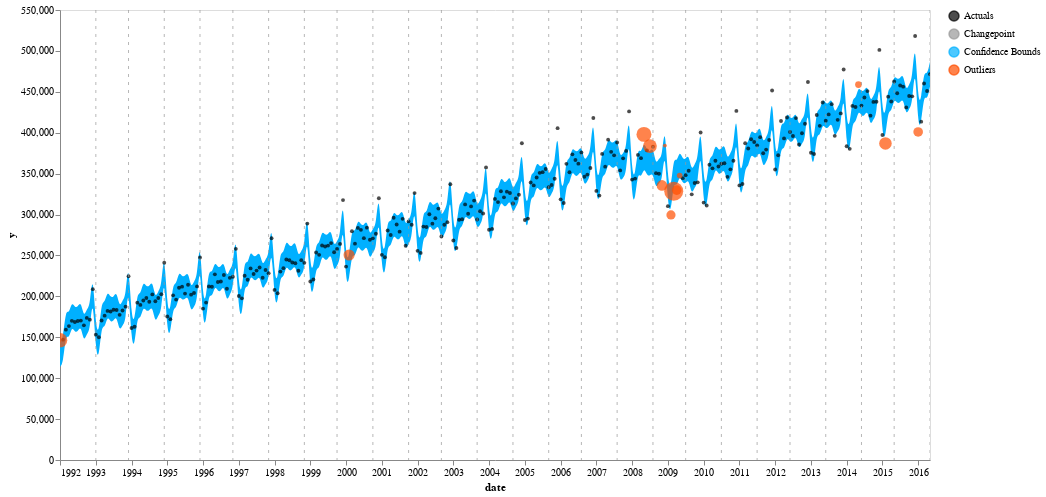

Notebook code for this chart:
### Markdown cell above
## Detect Anomalies & Plot Results

Behind the scenes, .detect_anomalies() fits Prophet's modeling pipeline to create trend curves and 95% confidence intervals that can be used to detect unusual behavior.

### Code cell
detector.detect_anomalies()
detector.plot_anomalies()

### Figure 1 — Vega-Lite specification as saved in the notebook (floating-point values rounded to 4 significant figures; data arrays with more than 128 entries replaced by an {"elided": "..."} marker saying what was removed)
{"config": {"view": {"continuousWidth": 400, "continuousHeight": 300}, "axis": {"grid": false}}, "layer": [{"data": {"name": "data-ac591ed927653dc87f5265ffe46d5e03"}, "mark": {"type": "area", "interpolate": "basis"}, "encoding": {"color": {"type": "nominal", "field": "name", "legend": {"title": null}, "scale": {"range": ["#000000", "#999999", "#00b0ff", "#ff4f00"]}}, "tooltip": [{"type": "temporal", "field": "ds"}, {"type": "quantitative", "field": "actuals"}, {"type": "quantitative", "field": "yhat_lower"}, {"type": "quantitative", "field": "yhat_upper"}], "x": {"type": "temporal", "field": "ds", "title": "date"}, "y": {"type": "quantitative", "field": "yhat_upper"}, "y2": {"field": "yhat_lower"}}, "selection": {"selector001": {"type": "interval", "bind": "scales", "encodings": ["x", "y"]}}, "transform": [{"calculate": "\"Confidence Bounds\"", "as": "name"}]}, {"data": {"name": "data-690bc828ee27e055ba507939d94be539"}, "mark": {"type": "circle", "color": "Black", "opacity": 0.7, "size": 15}, "encoding": {"color": {"type": "nominal", "field": "name", "legend": {"title": null}}, "tooltip": [{"type": "temporal", "field": "ds"}, {"type": "quantitative", "field": "actuals"}, {"type": "quantitative", "field": "yhat_lower"}, {"type": "quantitative", "field": "yhat_upper"}], "x": {"type": "temporal", "field": "ds"}, "y": {"type": "quantitative", "field": "actuals", "title": "y"}}, "selection": {"selector002": {"type": "interval", "bind": "scales", "encodings": ["x", "y"]}}, "transform": [{"calculate": "\"Actuals\"", "as": "name"}]}, {"data": {"name": "data-69a7718ee6f44ce8e37f4623eab9bb86"}, "mark": {"type": "circle", "color": "Red", "size": 30}, "encoding": {"color": {"type": "nominal", "field": "name", "legend": {"title": null}}, "size": {"type": "quantitative", "field": "abs_anomaly_score", "legend": null}, "tooltip": [{"type": "temporal", "field": "ds"}, {"type": "quantitative", "field": "actuals"}, {"type": "quantitative", "field": "yhat_lower"}, {"type": "quantitative", "field": "yhat_upper"}, {"type": "quantitative", "field": "anomaly_score"}], "x": {"type": "temporal", "field": "ds"}, "y": {"type": "quantitative", "field": "actuals", "title": "y"}}, "selection": {"selector003": {"type": "interval", "bind": "scales", "encodings": ["x", "y"]}}, "transform": [{"calculate": "\"Outliers\"", "as": "name"}]}, {"data": {"name": "data-ec647059ba91fa6c9e0a24770afab895"}, "mark": {"type": "rule", "color": "lightgray", "size": 0.7, "strokeDash": [3, 5]}, "encoding": {"color": {"type": "nominal", "field": "name", "legend": {"title": null}}, "tooltip": [{"type": "temporal", "field": "ds"}], "x": {"type": "temporal", "field": "ds"}}, "selection": {"selector004": {"type": "interval", "bind": "scales", "encodings": ["x", "y"]}}, "transform": [{"calculate": "\"Changepoint\"", "as": "name"}]}], "height": 450, "width": 870, "$schema": "https://vega.github.io/schema/vega-lite/v4.8.1.json", "datasets": {"data-ac591ed927653dc87f5265ffe46d5e03": {"elided": "293 records"}, "data-690bc828ee27e055ba507939d94be539": {"elided": "280 records"}, "data-69a7718ee6f44ce8e37f4623eab9bb86": [{"ds": "1992-01-01T00:00:00", "trend": 163000.0, "yhat_lower": 114100.0, "yhat_upper": 143300.0, "trend_lower": 163000.0, "trend_upper": 163000.0, "additive_terms": -34250.0, "additive_terms_lower": -34250.0, "additive_terms_upper": -34250.0, "yearly": -34250.0, "yearly_lower": -34250.0, "yearly_upper": -34250.0, "multiplicative_terms": 0.0, "multiplicative_terms_lower": 0.0, "multiplicative_terms_upper": 0.0, "yhat": 128700.0, "actuals": 146376, "anomaly_score": 0.02138, "changepoint_flag": 0, "abs_anomaly_score": 0.02138}, {"ds": "2000-02-01T00:00:00", "trend": 263400.0, "yhat_lower": 218400.0, "yhat_upper": 247500.0, "trend_lower": 263400.0, "trend_upper": 263400.0, "additive_terms": -30490.0, "additive_terms_lower": -30490.0, "additive_terms_upper": -30490.0, "yearly": -30490.0, "yearly_lower": -30490.0, "yearly_upper": -30490.0, "multiplicative_terms": 0.0, "multiplicative_terms_lower": 0.0, "multiplicative_terms_upper": 0.0, "yhat": 233000.0, "actuals": 250580, "anomaly_score": 0.01226, "changepoint_flag": 0, "abs_anomaly_score": 0.01226}, {"ds": "2008-05-01T00:00:00", "trend": 361100.0, "yhat_lower": 358100.0, "yhat_upper": 389200.0, "trend_lower": 361100.0, "trend_upper": 361100.0, "additive_terms": 12470.0, "additive_terms_lower": 12470.0, "additive_terms_upper": 12470.0, "yearly": 12470.0, "yearly_lower": 12470.0, "yearly_upper": 12470.0, "multiplicative_terms": 0.0, "multiplicative_terms_lower": 0.0, "multiplicative_terms_upper": 0.0, "yhat": 373600.0, "actuals": 397969, "anomaly_score": 0.0226, "changepoint_flag": 0, "abs_anomaly_score": 0.0226}, {"ds": "2008-07-01T00:00:00", "trend": 359400.0, "yhat_lower": 347300.0, "yhat_upper": 376400.0, "trend_lower": 359400.0, "trend_upper": 359400.0, "additive_terms": 2452.0, "additive_terms_lower": 2452.0, "additive_terms_upper": 2452.0, "yearly": 2452.0, "yearly_lower": 2452.0, "yearly_upper": 2452.0, "multiplicative_terms": 0.0, "multiplicative_terms_lower": 0.0, "multiplicative_terms_upper": 0.0, "yhat": 361800.0, "actuals": 383686, "anomaly_score": 0.01926, "changepoint_flag": 0, "abs_anomaly_score": 0.01926}, {"ds": "2008-11-01T00:00:00", "trend": 356000.0, "yhat_lower": 339400.0, "yhat_upper": 369000.0, "trend_lower": 356000.0, "trend_upper": 356000.0, "additive_terms": -1433.0, "additive_terms_lower": -1433.0, "additive_terms_upper": -1433.0, "yearly": -1433.0, "yearly_lower": -1433.0, "yearly_upper": -1433.0, "multiplicative_terms": 0.0, "multiplicative_terms_lower": 0.0, "multiplicative_terms_upper": 0.0, "yhat": 354500.0, "actuals": 335571, "anomaly_score": -0.01122, "changepoint_flag": 0, "abs_anomaly_score": 0.01122}, {"ds": "2008-12-01T00:00:00", "trend": 355100.0, "yhat_lower": 384700.0, "yhat_upper": 415000.0, "trend_lower": 355100.0, "trend_upper": 355100.0, "additive_terms": 44470.0, "additive_terms_lower": 44470.0, "additive_terms_upper": 44470.0, "yearly": 44470.0, "yearly_lower": 44470.0, "yearly_upper": 44470.0, "multiplicative_terms": 0.0, "multiplicative_terms_lower": 0.0, "multiplicative_terms_upper": 0.0, "yhat": 399600.0, "actuals": 384286, "anomaly_score": -0.001166, "changepoint_flag": 0, "abs_anomaly_score": 0.001166}, {"ds": "2009-02-01T00:00:00", "trend": 353400.0, "yhat_lower": 302000.0, "yhat_upper": 331000.0, "trend_lower": 353400.0, "trend_upper": 353400.0, "additive_terms": -36610.0, "additive_terms_lower": -36610.0, "additive_terms_upper": -36610.0, "yearly": -36610.0, "yearly_lower": -36610.0, "yearly_upper": -36610.0, "multiplicative_terms": 0.0, "multiplicative_terms_lower": 0.0, "multiplicative_terms_upper": 0.0, "yhat": 316800.0, "actuals": 299488, "anomaly_score": -0.008251, "changepoint_flag": 0, "abs_anomaly_score": 0.008251}, {"ds": "2009-03-01T00:00:00", "trend": 352600.0, "yhat_lower": 341100.0, "yhat_upper": 370900.0, "trend_lower": 352600.0, "trend_upper": 352600.0, "additive_terms": 2781.0, "additive_terms_lower": 2781.0, "additive_terms_upper": 2781.0, "yearly": 2781.0, "yearly_lower": 2781.0, "yearly_upper": 2781.0, "multiplicative_terms": 0.0, "multiplicative_terms_lower": 0.0, "multiplicative_terms_upper": 0.0, "yhat": 355400.0, "actuals": 328568, "anomaly_score": -0.03668, "changepoint_flag": 0, "abs_anomaly_score": 0.03668}, {"ds": "2009-04-01T00:00:00", "trend": 351800.0, "yhat_lower": 332900.0, "yhat_upper": 363500.0, "trend_lower": 351800.0, "trend_upper": 351800.0, "additive_terms": -3615.0, "additive_terms_lower": -3615.0, "additive_terms_upper": -3615.0, "yearly": -3615.0, "yearly_lower": -3615.0, "yearly_upper": -3615.0, "multiplicative_terms": 0.0, "multiplicative_terms_lower": 0.0, "multiplicative_terms_upper": 0.0, "yhat": 348200.0, "actuals": 329866, "anomaly_score": -0.009114, "changepoint_flag": 0, "abs_anomaly_score": 0.009114}, {"ds": "2009-05-01T00:00:00", "trend": 350900.0, "yhat_lower": 348800.0, "yhat_upper": 378500.0, "trend_lower": 350900.0, "trend_upper": 350900.0, "additive_terms": 12360.0, "additive_terms_lower": 12360.0, "additive_terms_upper": 12360.0, "yearly": 12360.0, "yearly_lower": 12360.0, "yearly_upper": 12360.0, "multiplicative_terms": 0.0, "multiplicative_terms_lower": 0.0, "multiplicative_terms_upper": 0.0, "yhat": 363300.0, "actuals": 347768, "anomaly_score": -0.002871, "changepoint_flag": 0, "abs_anomaly_score": 0.002871}, {"ds": "2014-05-01T00:00:00", "trend": 430000.0, "yhat_lower": 427900.0, "yhat_upper": 456900.0, "trend_lower": 430000.0, "trend_upper": 430000.0, "additive_terms": 12270.0, "additive_terms_lower": 12270.0, "additive_terms_upper": 12270.0, "yearly": 12270.0, "yearly_lower": 12270.0, "yearly_upper": 12270.0, "multiplicative_terms": 0.0, "multiplicative_terms_lower": 0.0, "multiplicative_terms_upper": 0.0, "yhat": 442300.0, "actuals": 458822, "anomaly_score": 0.004161, "changepoint_flag": 0, "abs_anomaly_score": 0.004161}, {"ds": "2015-02-01T00:00:00", "trend": 441000.0, "yhat_lower": 393100.0, "yhat_upper": 422800.0, "trend_lower": 441000.0, "trend_upper": 441000.0, "additive_terms": -32530.0, "additive_terms_lower": -32530.0, "additive_terms_upper": -32530.0, "yearly": -32530.0, "yearly_lower": -32530.0, "yearly_upper": -32530.0, "multiplicative_terms": 0.0, "multiplicative_terms_lower": 0.0, "multiplicative_terms_upper": 0.0, "yhat": 408500.0, "actuals": 386935, "anomaly_score": -0.01577, "changepoint_flag": 0, "abs_anomaly_score": 0.01577}, {"ds": "2016-01-01T00:00:00", "trend": 454300.0, "yhat_lower": 404600.0, "yhat_upper": 435400.0, "trend_lower": 454300.0, "trend_upper": 454300.0, "additive_terms": -34250.0, "additive_terms_lower": -34250.0, "additive_terms_upper": -34250.0, "yearly": -34250.0, "yearly_lower": -34250.0, "yearly_upper": -34250.0, "multiplicative_terms": 0.0, "multiplicative_terms_lower": 0.0, "multiplicative_terms_upper": 0.0, "yhat": 420100.0, "actuals": 400928, "anomaly_score": -0.009114, "changepoint_flag": 0, "abs_anomaly_score": 0.009114}], "data-ec647059ba91fa6c9e0a24770afab895": [{"ds": "1993-01-01T00:00:00", "trend": 175300.0, "yhat_lower": 130300.0, "yhat_upper": 160500.0, "trend_lower": 175300.0, "trend_upper": 175300.0, "additive_terms": -29930.0, "additive_terms_lower": -29930.0, "additive_terms_upper": -29930.0, "yearly": -29930.0, "yearly_lower": -29930.0, "yearly_upper": -29930.0, "multiplicative_terms": 0.0, "multiplicative_terms_lower": 0.0, "multiplicative_terms_upper": 0.0, "yhat": 145400.0, "actuals": 153221, "anomaly_score": 0.0, "changepoint_flag": 1, "abs_anomaly_score": 0.0}, {"ds": "1993-12-01T00:00:00", "trend": 186600.0, "yhat_lower": 219000.0, "yhat_upper": 249200.0, "trend_lower": 186600.0, "trend_upper": 186600.0, "additive_terms": 46610.0, "additive_terms_lower": 46610.0, "additive_terms_upper": 46610.0, "yearly": 46610.0, "yearly_lower": 46610.0, "yearly_upper": 46610.0, "multiplicative_terms": 0.0, "multiplicative_terms_lower": 0.0, "multiplicative_terms_upper": 0.0, "yhat": 233200.0, "actuals": 224540, "anomaly_score": 0.0, "changepoint_flag": 1, "abs_anomaly_score": 0.0}, {"ds": "1994-12-01T00:00:00", "trend": 199000.0, "yhat_lower": 230800.0, "yhat_upper": 261700.0, "trend_lower": 199000.0, "trend_upper": 199000.0, "additive_terms": 48730.0, "additive_terms_lower": 48730.0, "additive_terms_upper": 48730.0, "yearly": 48730.0, "yearly_lower": 48730.0, "yearly_upper": 48730.0, "multiplicative_terms": 0.0, "multiplicative_terms_lower": 0.0, "multiplicative_terms_upper": 0.0, "yhat": 247700.0, "actuals": 241111, "anomaly_score": 0.0, "changepoint_flag": 1, "abs_anomaly_score": 0.0}, {"ds": "1995-12-01T00:00:00", "trend": 211300.0, "yhat_lower": 247400.0, "yhat_upper": 276400.0, "trend_lower": 211300.0, "trend_upper": 211300.0, "additive_terms": 50820.0, "additive_terms_lower": 50820.0, "additive_terms_upper": 50820.0, "yearly": 50820.0, "yearly_lower": 50820.0, "yearly_upper": 50820.0, "multiplicative_terms": 0.0, "multiplicative_terms_lower": 0.0, "multiplicative_terms_upper": 0.0, "yhat": 262100.0, "actuals": 247491, "anomaly_score": 0.0, "changepoint_flag": 1, "abs_anomaly_score": 0.0}, {"ds": "1996-11-01T00:00:00", "trend": 222700.0, "yhat_lower": 207500.0, "yhat_upper": 235500.0, "trend_lower": 222700.0, "trend_upper": 222700.0, "additive_terms": -1433.0, "additive_terms_lower": -1433.0, "additive_terms_upper": -1433.0, "yearly": -1433.0, "yearly_lower": -1433.0, "yearly_upper": -1433.0, "multiplicative_terms": 0.0, "multiplicative_terms_lower": 0.0, "multiplicative_terms_upper": 0.0, "yhat": 221200.0, "actuals": 223953, "anomaly_score": 0.0, "changepoint_flag": 1, "abs_anomaly_score": 0.0}, {"ds": "1997-11-01T00:00:00", "trend": 235100.0, "yhat_lower": 218000.0, "yhat_upper": 248600.0, "trend_lower": 235100.0, "trend_upper": 235100.0, "additive_terms": -1910.0, "additive_terms_lower": -1910.0, "additive_terms_upper": -1910.0, "yearly": -1910.0, "yearly_lower": -1910.0, "yearly_upper": -1910.0, "multiplicative_terms": 0.0, "multiplicative_terms_lower": 0.0, "multiplicative_terms_upper": 0.0, "yhat": 233200.0, "actuals": 228284, "anomaly_score": 0.0, "changepoint_flag": 1, "abs_anomaly_score": 0.0}, {"ds": "1998-11-01T00:00:00", "trend": 247700.0, "yhat_lower": 229900.0, "yhat_upper": 260000.0, "trend_lower": 247700.0, "trend_upper": 247700.0, "additive_terms": -2335.0, "additive_terms_lower": -2335.0, "additive_terms_upper": -2335.0, "yearly": -2335.0, "yearly_lower": -2335.0, "yearly_upper": -2335.0, "multiplicative_terms": 0.0, "multiplicative_terms_lower": 0.0, "multiplicative_terms_upper": 0.0, "yhat": 245400.0, "actuals": 240991, "anomaly_score": 0.0, "changepoint_flag": 1, "abs_anomaly_score": 0.0}, {"ds": "1999-10-01T00:00:00", "trend": 259200.0, "yhat_lower": 238500.0, "yhat_upper": 268600.0, "trend_lower": 259200.0, "trend_upper": 259200.0, "additive_terms": -6010.0, "additive_terms_lower": -6010.0, "additive_terms_upper": -6010.0, "yearly": -6010.0, "yearly_lower": -6010.0, "yearly_upper": -6010.0, "multiplicative_terms": 0.0, "multiplicative_terms_lower": 0.0, "multiplicative_terms_upper": 0.0, "yhat": 253200.0, "actuals": 258040, "anomaly_score": 0.0, "changepoint_flag": 1, "abs_anomaly_score": 0.0}, {"ds": "2000-10-01T00:00:00", "trend": 271800.0, "yhat_lower": 255500.0, "yhat_upper": 283900.0, "trend_lower": 271800.0, "trend_upper": 271800.0, "additive_terms": -2353.0, "additive_terms_lower": -2353.0, "additive_terms_upper": -2353.0, "yearly": -2353.0, "yearly_lower": -2353.0, "yearly_upper": -2353.0, "multiplicative_terms": 0.0, "multiplicative_terms_lower": 0.0, "multiplicative_terms_upper": 0.0, "yhat": 269500.0, "actuals": 270899, "anomaly_score": 0.0, "changepoint_flag": 1, "abs_anomaly_score": 0.0}, {"ds": "2001-10-01T00:00:00", "trend": 284200.0, "yhat_lower": 265200.0, "yhat_upper": 295200.0, "trend_lower": 284200.0, "trend_upper": 284200.0, "additive_terms": -3582.0, "additive_terms_lower": -3582.0, "additive_terms_upper": -3582.0, "yearly": -3582.0, "yearly_lower": -3582.0, "yearly_upper": -3582.0, "multiplicative_terms": 0.0, "multiplicative_terms_lower": 0.0, "multiplicative_terms_upper": 0.0, "yhat": 280600.0, "actuals": 291596, "anomaly_score": 0.0, "changepoint_flag": 1, "abs_anomaly_score": 0.0}, {"ds": "2002-09-01T00:00:00", "trend": 295500.0, "yhat_lower": 267200.0, "yhat_upper": 296700.0, "trend_lower": 295500.0, "trend_upper": 295500.0, "additive_terms": -13150.0, "additive_terms_lower": -13150.0, "additive_terms_upper": -13150.0, "yearly": -13150.0, "yearly_lower": -13150.0, "yearly_upper": -13150.0, "multiplicative_terms": 0.0, "multiplicative_terms_lower": 0.0, "multiplicative_terms_upper": 0.0, "yhat": 282300.0, "actuals": 273189, "anomaly_score": 0.0, "changepoint_flag": 1, "abs_anomaly_score": 0.0}, {"ds": "2003-09-01T00:00:00", "trend": 307900.0, "yhat_lower": 281100.0, "yhat_upper": 308600.0, "trend_lower": 307900.0, "trend_upper": 307900.0, "additive_terms": -13660.0, "additive_terms_lower": -13660.0, "additive_terms_upper": -13660.0, "yearly": -13660.0, "yearly_lower": -13660.0, "yearly_upper": -13660.0, "multiplicative_terms": 0.0, "multiplicative_terms_lower": 0.0, "multiplicative_terms_upper": 0.0, "yhat": 294200.0, "actuals": 293890, "anomaly_score": 0.0, "changepoint_flag": 1, "abs_anomaly_score": 0.0}, {"ds": "2004-09-01T00:00:00", "trend": 326100.0, "yhat_lower": 299400.0, "yhat_upper": 328500.0, "trend_lower": 326100.0, "trend_upper": 326100.0, "additive_terms": -12200.0, "additive_terms_lower": -12200.0, "additive_terms_upper": -12200.0, "yearly": -12200.0, "yearly_lower": -12200.0, "yearly_upper": -12200.0, "multiplicative_terms": 0.0, "multiplicative_terms_lower": 0.0, "multiplicative_terms_upper": 0.0, "yhat": 313900.0, "actuals": 313524, "anomaly_score": 0.0, "changepoint_flag": 1, "abs_anomaly_score": 0.0}, {"ds": "2005-09-01T00:00:00", "trend": 344300.0, "yhat_lower": 317000.0, "yhat_upper": 346500.0, "trend_lower": 344300.0, "trend_upper": 344300.0, "additive_terms": -12670.0, "additive_terms_lower": -12670.0, "additive_terms_upper": -12670.0, "yearly": -12670.0, "yearly_lower": -12670.0, "yearly_upper": -12670.0, "multiplicative_terms": 0.0, "multiplicative_terms_lower": 0.0, "multiplicative_terms_upper": 0.0, "yhat": 331600.0, "actuals": 333289, "anomaly_score": 0.0, "changepoint_flag": 1, "abs_anomaly_score": 0.0}, {"ds": "2006-08-01T00:00:00", "trend": 360900.0, "yhat_lower": 354400.0, "yhat_upper": 384600.0, "trend_lower": 360900.0, "trend_upper": 360900.0, "additive_terms": 9534.0, "additive_terms_lower": 9534.0, "additive_terms_upper": 9534.0, "yearly": 9534.0, "yearly_lower": 9534.0, "yearly_upper": 9534.0, "multiplicative_terms": 0.0, "multiplicative_terms_lower": 0.0, "multiplicative_terms_upper": 0.0, "yhat": 370500.0, "actuals": 375795, "anomaly_score": 0.0, "changepoint_flag": 1, "abs_anomaly_score": 0.0}, {"ds": "2007-08-01T00:00:00", "trend": 368700.0, "yhat_lower": 363300.0, "yhat_upper": 394900.0, "trend_lower": 368700.0, "trend_upper": 368700.0, "additive_terms": 9910.0, "additive_terms_lower": 9910.0, "additive_terms_upper": 9910.0, "yearly": 9910.0, "yearly_lower": 9910.0, "yearly_upper": 9910.0, "multiplicative_terms": 0.0, "multiplicative_terms_lower": 0.0, "multiplicative_terms_upper": 0.0, "yhat": 378600.0, "actuals": 388016, "anomaly_score": 0.0, "changepoint_flag": 1, "abs_anomaly_score": 0.0}, {"ds": "2008-08-01T00:00:00", "trend": 358500.0, "yhat_lower": 351300.0, "yhat_upper": 383300.0, "trend_lower": 358500.0, "trend_upper": 358500.0, "additive_terms": 8688.0, "additive_terms_lower": 8688.0, "additive_terms_upper": 8688.0, "yearly": 8688.0, "yearly_lower": 8688.0, "yearly_upper": 8688.0, "multiplicative_terms": 0.0, "multiplicative_terms_lower": 0.0, "multiplicative_terms_upper": 0.0, "yhat": 367200.0, "actuals": 382852, "anomaly_score": 0.0, "changepoint_flag": 1, "abs_anomaly_score": 0.0}, {"ds": "2009-07-01T00:00:00", "trend": 349200.0, "yhat_lower": 337600.0, "yhat_upper": 367600.0, "trend_lower": 349200.0, "trend_upper": 349200.0, "additive_terms": 3083.0, "additive_terms_lower": 3083.0, "additive_terms_upper": 3083.0, "yearly": 3083.0, "yearly_lower": 3083.0, "yearly_upper": 3083.0, "multiplicative_terms": 0.0, "multiplicative_terms_lower": 0.0, "multiplicative_terms_upper": 0.0, "yhat": 352300.0, "actuals": 348106, "anomaly_score": 0.0, "changepoint_flag": 1, "abs_anomaly_score": 0.0}, {"ds": "2010-07-01T00:00:00", "trend": 361500.0, "yhat_lower": 350500.0, "yhat_upper": 379900.0, "trend_lower": 361500.0, "trend_upper": 361500.0, "additive_terms": 3709.0, "additive_terms_lower": 3709.0, "additive_terms_upper": 3709.0, "yearly": 3709.0, "yearly_lower": 3709.0, "yearly_upper": 3709.0, "multiplicative_terms": 0.0, "multiplicative_terms_lower": 0.0, "multiplicative_terms_upper": 0.0, "yhat": 365200.0, "actuals": 362027, "anomaly_score": 0.0, "changepoint_flag": 1, "abs_anomaly_score": 0.0}, {"ds": "2011-07-01T00:00:00", "trend": 381300.0, "yhat_lower": 370400.0, "yhat_upper": 399800.0, "trend_lower": 381300.0, "trend_upper": 381300.0, "additive_terms": 4326.0, "additive_terms_lower": 4326.0, "additive_terms_upper": 4326.0, "yearly": 4326.0, "yearly_lower": 4326.0, "yearly_upper": 4326.0, "multiplicative_terms": 0.0, "multiplicative_terms_lower": 0.0, "multiplicative_terms_upper": 0.0, "yhat": 385600.0, "actuals": 384600, "anomaly_score": 0.0, "changepoint_flag": 1, "abs_anomaly_score": 0.0}, {"ds": "2012-06-01T00:00:00", "trend": 399500.0, "yhat_lower": 387700.0, "yhat_upper": 417800.0, "trend_lower": 399500.0, "trend_upper": 399500.0, "additive_terms": 2647.0, "additive_terms_lower": 2647.0, "additive_terms_upper": 2647.0, "yearly": 2647.0, "yearly_lower": 2647.0, "yearly_upper": 2647.0, "multiplicative_terms": 0.0, "multiplicative_terms_lower": 0.0, "multiplicative_terms_upper": 0.0, "yhat": 402200.0, "actuals": 400996, "anomaly_score": 0.0, "changepoint_flag": 1, "abs_anomaly_score": 0.0}, {"ds": "2013-06-01T00:00:00", "trend": 416700.0, "yhat_lower": 404600.0, "yhat_upper": 435200.0, "trend_lower": 416700.0, "trend_upper": 416700.0, "additive_terms": 3234.0, "additive_terms_lower": 3234.0, "additive_terms_upper": 3234.0, "yearly": 3234.0, "yearly_lower": 3234.0, "yearly_upper": 3234.0, "multiplicative_terms": 0.0, "multiplicative_terms_lower": 0.0, "multiplicative_terms_upper": 0.0, "yhat": 419900.0, "actuals": 414701, "anomaly_score": 0.0, "changepoint_flag": 1, "abs_anomaly_score": 0.0}, {"ds": "2014-06-01T00:00:00", "trend": 431300.0, "yhat_lower": 420100.0, "yhat_upper": 449800.0, "trend_lower": 431300.0, "trend_upper": 431300.0, "additive_terms": 3840.0, "additive_terms_lower": 3840.0, "additive_terms_upper": 3840.0, "yearly": 3840.0, "yearly_lower": 3840.0, "yearly_upper": 3840.0, "multiplicative_terms": 0.0, "multiplicative_terms_lower": 0.0, "multiplicative_terms_upper": 0.0, "yhat": 435100.0, "actuals": 433152, "anomaly_score": 0.0, "changepoint_flag": 1, "abs_anomaly_score": 0.0}, {"ds": "2015-05-01T00:00:00", "trend": 444600.0, "yhat_lower": 442300.0, "yhat_upper": 470900.0, "trend_lower": 444600.0, "trend_upper": 444600.0, "additive_terms": 12200.0, "additive_terms_lower": 12200.0, "additive_terms_upper": 12200.0, "yearly": 12200.0, "yearly_lower": 12200.0, "yearly_upper": 12200.0, "multiplicative_terms": 0.0, "multiplicative_terms_lower": 0.0, "multiplicative_terms_upper": 0.0, "yhat": 456800.0, "actuals": 462615, "anomaly_score": 0.0, "changepoint_flag": 1, "abs_anomaly_score": 0.0}, {"ds": "2016-05-01T00:00:00", "trend": 459100.0, "yhat_lower": 456600.0, "yhat_upper": 486800.0, "trend_lower": 459100.0, "trend_upper": 459100.0, "additive_terms": 12470.0, "additive_terms_lower": 12470.0, "additive_terms_upper": 12470.0, "yearly": 12470.0, "yearly_lower": 12470.0, "yearly_upper": 12470.0, "multiplicative_terms": 0.0, "multiplicative_terms_lower": 0.0, "multiplicative_terms_upper": 0.0, "yhat": 471600.0, "actuals": 471421, "anomaly_score": 0.0, "changepoint_flag": 1, "abs_anomaly_score": 0.0}]}}
